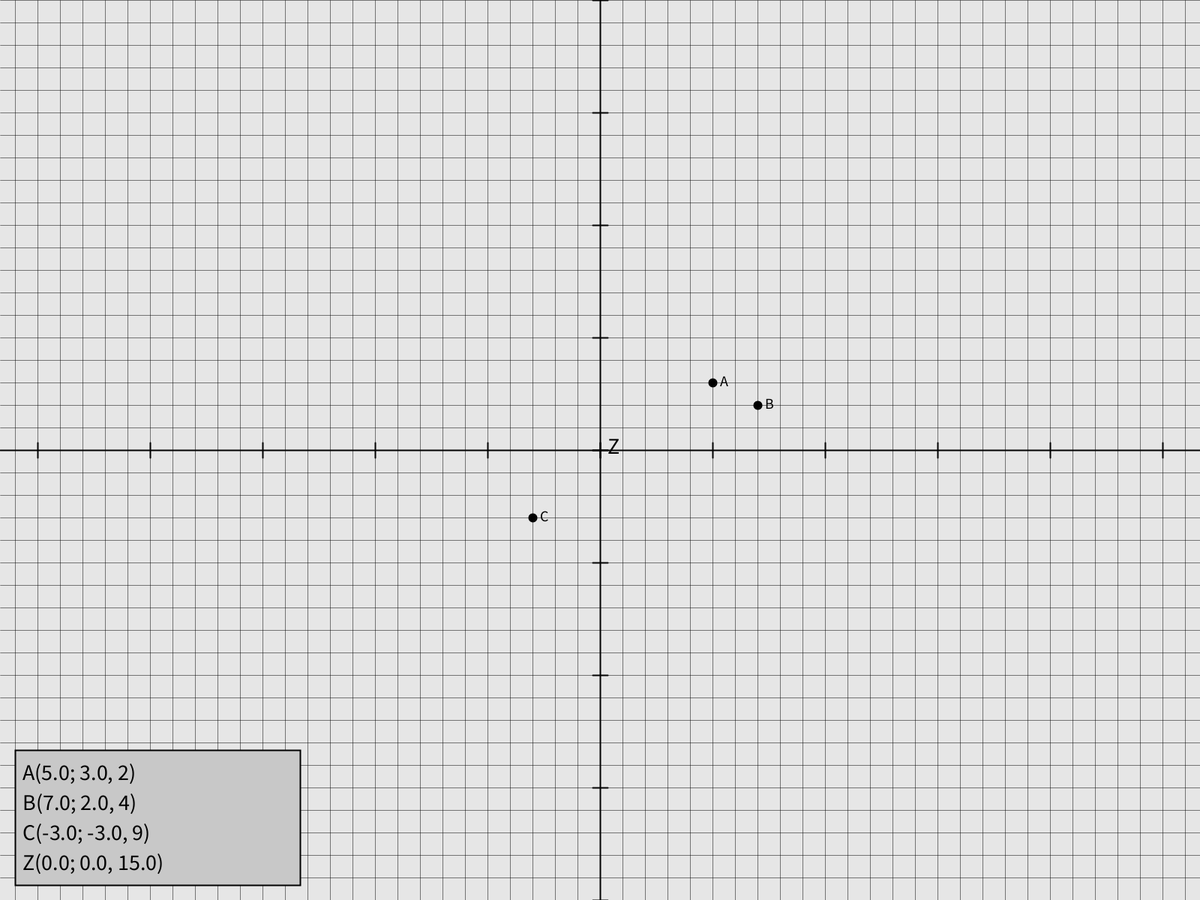
Frame 1 (no input)
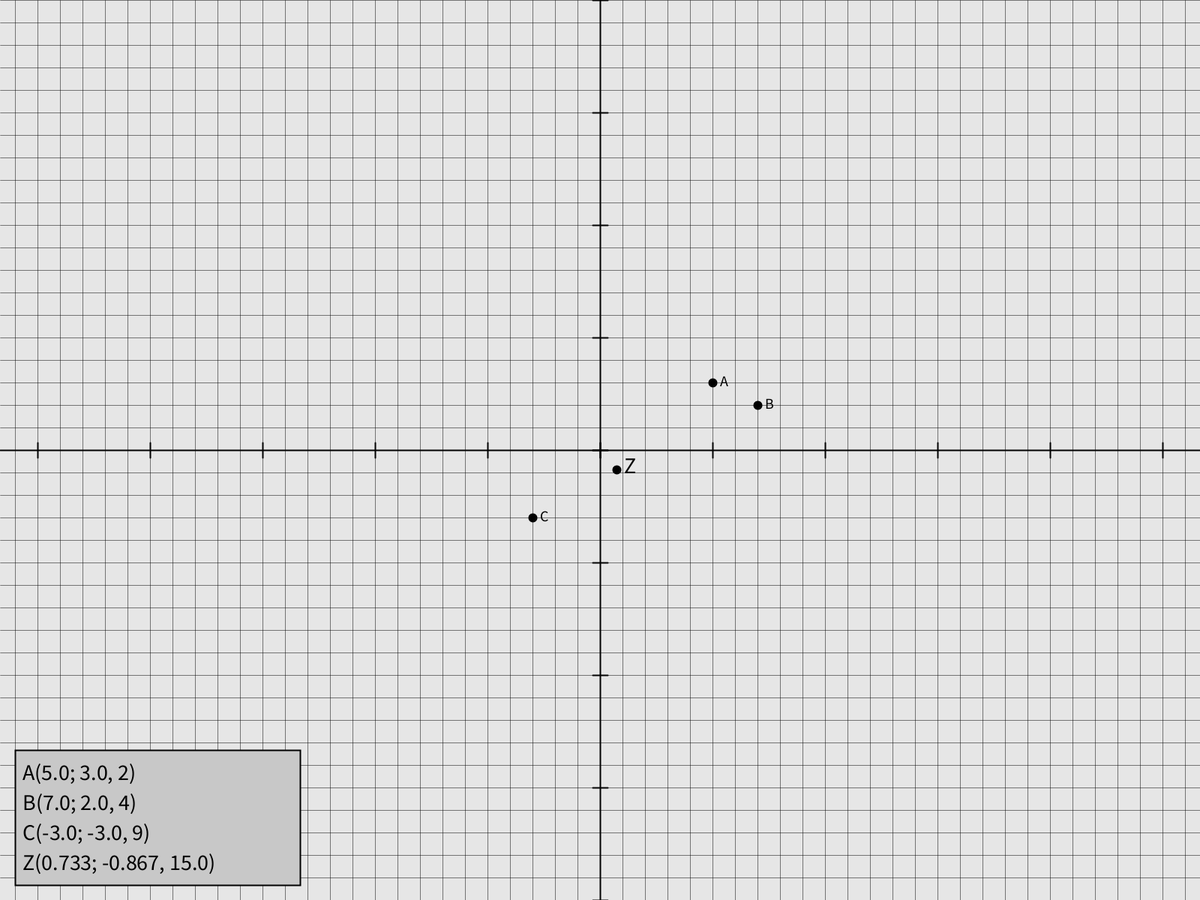
Frame 60 (the mouse pressed at the canvas centre just before this capture)
Frame 120 (the mouse held since frame 60 and released just before this capture): identical to frame 60, image omitted

The Processing sketch that drew these frames (run headless with seeded random() and noise(); from frame 60 on, the mouse is pressed at the canvas centre):

// Processing sketch: Grid
// ── Grid.pde
  //grid
float lineSpace = 10;
float xOffset = 0, yOffset = 0;
float nLinesL, nLinesR, nLinesU, nLinesD;
float space = 30;
//controls
boolean dragging = false, draggingPoint = false;
int oldMouseY, oldMouseX;
float radius = 10;
//coordinates
float pointSize = 10;
int nPoints = 0;
float textSize = 20;
float xTextOffset = 10, yTextOffset = 5;
float ax = 5, ay = 3, aw = 2;
float bx = 7, by = 2, bw = 4;
float cx = -3, cy = -3, cw = 9;
float zx, zy, zw;
float realAX, realAY;
float realBX, realBY;
float realCX, realCY;
float decimalPlaces = 3;

void setup() {
  fullScreen();
  decimalPlaces = pow(10, decimalPlaces);
  realAX = width/2+xOffset + ax*space;
  realBX = width/2+xOffset + bx*space;
  realCX = width/2+xOffset + cx*space;
  realAY = (height/2-yOffset) - ay*space;
  realBY = (height/2-yOffset) - by*space;
  realCY = (height/2-yOffset) - cy*space;
}

void draw() {
  if (dragging) {
    xOffset += (mouseX-oldMouseX);
    yOffset -= (mouseY-oldMouseY);
    realAX += (mouseX-oldMouseX);
    realBX += (mouseX-oldMouseX);
    realCX += (mouseX-oldMouseX);
    realAY += (mouseY-oldMouseY);
    realBY += (mouseY-oldMouseY);
    realCY += (mouseY-oldMouseY);
  }
  background(230);
  grid();
  
  println("dp "+draggingPoint);
  println("ay "+ay);
  println("mouseX "+mouseX);
  
  
  //assigning points
  a();
  b();
  c();
  calculate();
  oldMouseY = mouseY;
  oldMouseX = mouseX;
  //dragging = false;
  results();
  
}

void calculate() {
  ax = (realAX - (width/2+xOffset))/space;
  bx = (realBX - (width/2+xOffset))/space;
  cx = (realCX - (width/2+xOffset))/space;
  ay = -(realAY - (height/2-yOffset))/space;
  by = -(realBY - (height/2-yOffset))/space;
  cy = -(realCY - (height/2-yOffset))/space;
  zx = (aw/zw)*ax+(bw/zw)*bx+(cw/zw)*cx;
  zy = (aw/zw)*ay+(bw/zw)*by+(cw/zw)*cy;
  zw = aw + bw + cw;
}

void grid() {
  //middle line
  strokeWeight(2);
  line(0, height/2-yOffset, width, height/2-yOffset);
  line(width/2+xOffset, 0, width/2+xOffset, height);
  //making borders and calculating the amount of lines
  nLinesR = (width/2-xOffset)/space;
  nLinesL = (width/2+xOffset)/space;
  nLinesU = (height/2-yOffset)/space;
  nLinesD = (height - (height/2-yOffset))/space;
  //other lines
  strokeWeight(0.5);
  //vertical
  //right
  for (int i = 0; i <= nLinesR; i++) {
    line(width/2+xOffset + i*space, 0, width/2+xOffset + i*space, height);
  }
  //left
  for (int i = 0; i <= nLinesL; i++) {
    line(width/2+xOffset - i*space, 0, width/2+xOffset - i*space, height);
  }
  //horizontal
  //up
  for (int i = 0; i <= nLinesU; i++) {
    line(0, (height/2-yOffset) - i*space, width, (height/2-yOffset) - i*space);
  }
  //down
  for (int i = 0; i <= nLinesD; i++) {
    line(0, (height/2-yOffset) + i*space, width, (height/2-yOffset) + i*space);
  }
  //smaller lines
  strokeWeight(2);
  //right
  for (int i = 0; i <= nLinesR; i++) {
    line(width/2+xOffset + i*5*space, (height/2-yOffset) - 10, width/2+xOffset + i*5*space, (height/2-yOffset) + 10);
  }
  //left
  for (int i = 0; i <= nLinesL; i++) {
    line(width/2+xOffset - i*5*space, (height/2-yOffset) - 10, width/2+xOffset - i*5*space, (height/2-yOffset) + 10);
  }
  //horizontal
  //up
  for (int i = 0; i <= nLinesU; i++) {
    line(width/2+xOffset - 10, (height/2-yOffset) - i*5*space, width/2+xOffset + 10, (height/2-yOffset) - i*5*space);
  }
  //down
  for (int i = 0; i <= nLinesD; i++) {
    line(width/2+xOffset - 10, (height/2-yOffset) + i*5*space, width/2+xOffset + 10, (height/2-yOffset) + i*5*space);
  }
}


void mouseDragged() {
  if (dist(mouseX, mouseY, realAX, realAY) < radius) {
    realAX = mouseX;
    realAY = mouseY;
    draggingPoint = true;
  }
  else if (dist(mouseX, mouseY, realBX, realBY) < radius) {
    realBX = mouseX;
    realBY = mouseY;
    draggingPoint = true;
  }
  else if (dist(mouseX, mouseY, realCX, realCY) < radius) {
    realCX = mouseX;
    realCY = mouseY;
    draggingPoint = true;
  }
  else {
    dragging = true;
    //realAX = width/2+xOffset + ax*space;
    //realBX = width/2+xOffset + bx*space;
    //realCX = width/2+xOffset + cx*space;
    //realAY = (height/2-yOffset) - ay*space;
    //realBY = (height/2-yOffset) - by*space;
    //realCY = (height/2-yOffset) - cy*space;
  }
}

void mouseWheel(MouseEvent event) {
  if (dist(mouseX, mouseY, realAX, realAY) < pointSize) {
    aw -= event.getCount();
  }
  else if (dist(mouseX, mouseY, realBX, realBY) < pointSize) {
    bw -= event.getCount();
  }
  else if (dist(mouseX, mouseY, realCX, realCY) < pointSize) {
    cw -= event.getCount();
  }
  else {
    space -= event.getCount();
    realAX = width/2+xOffset + ax*space;
    realBX = width/2+xOffset + bx*space;
    realCX = width/2+xOffset + cx*space;
    realAY = (height/2-yOffset) - ay*space;
    realBY = (height/2-yOffset) - by*space;
    realCY = (height/2-yOffset) - cy*space;
  }
}

void results() {
  fill(0);
  circle(width/2+xOffset + zx*space, height/2-yOffset - zy*space, pointSize);
  textSize(textSize + 10);
  zx *= decimalPlaces;
  zx = round(zx);
  zx /= decimalPlaces;
  zy *= decimalPlaces;
  zy = round(zy);
  zy /= decimalPlaces;
  text("Z", width/2+xOffset + zx*space + xTextOffset, height/2-yOffset - zy*space + pointSize - yTextOffset);
  strokeWeight(2);
  fill(200);
  rect(20, height-200, 380, 180);
  fill(0);
  ax *= decimalPlaces;
  ax = round(ax);
  ax /= decimalPlaces;
  ay *= decimalPlaces;
  ay = round(ay);
  ay /= decimalPlaces;
  text("A(" + ax + "; " + ay + ", " + (int)aw + ")", 30, height-160);
  bx *= decimalPlaces;
  bx = round(bx);
  bx /= decimalPlaces;
  by *= decimalPlaces;
  by = round(by);
  by /= decimalPlaces;
  text("B(" + bx + "; " + by + ", " + (int)bw + ")", 30, height-120);
  cx *= decimalPlaces;
  cx = round(cx);
  cx /= decimalPlaces;
  cy *= decimalPlaces;
  cy = round(cy);
  cy /= decimalPlaces;
  text("C(" + cx + "; " + cy + ", " + (int)cw + ")", 30, height-80);
  text("Z(" + zx + "; " + zy + ", " + zw + ")", 30, height-40);
}

void mouseReleased() {
  dragging = false;
}

//coordinates
void a() {
  fill(0);
  circle(realAX, realAY, pointSize);
  textSize(textSize);
  text("A", realAX + xTextOffset, realAY + pointSize - yTextOffset);
}
void b() {
  fill(0);
  circle(realBX, realBY, pointSize);
  textSize(textSize);
  text("B", realBX + xTextOffset, realBY + pointSize - yTextOffset);
}
void c() {
  fill(0);
  circle(realCX, realCY, pointSize);
  textSize(textSize);
  text("C", realCX + xTextOffset, realCY + pointSize - yTextOffset);
}
